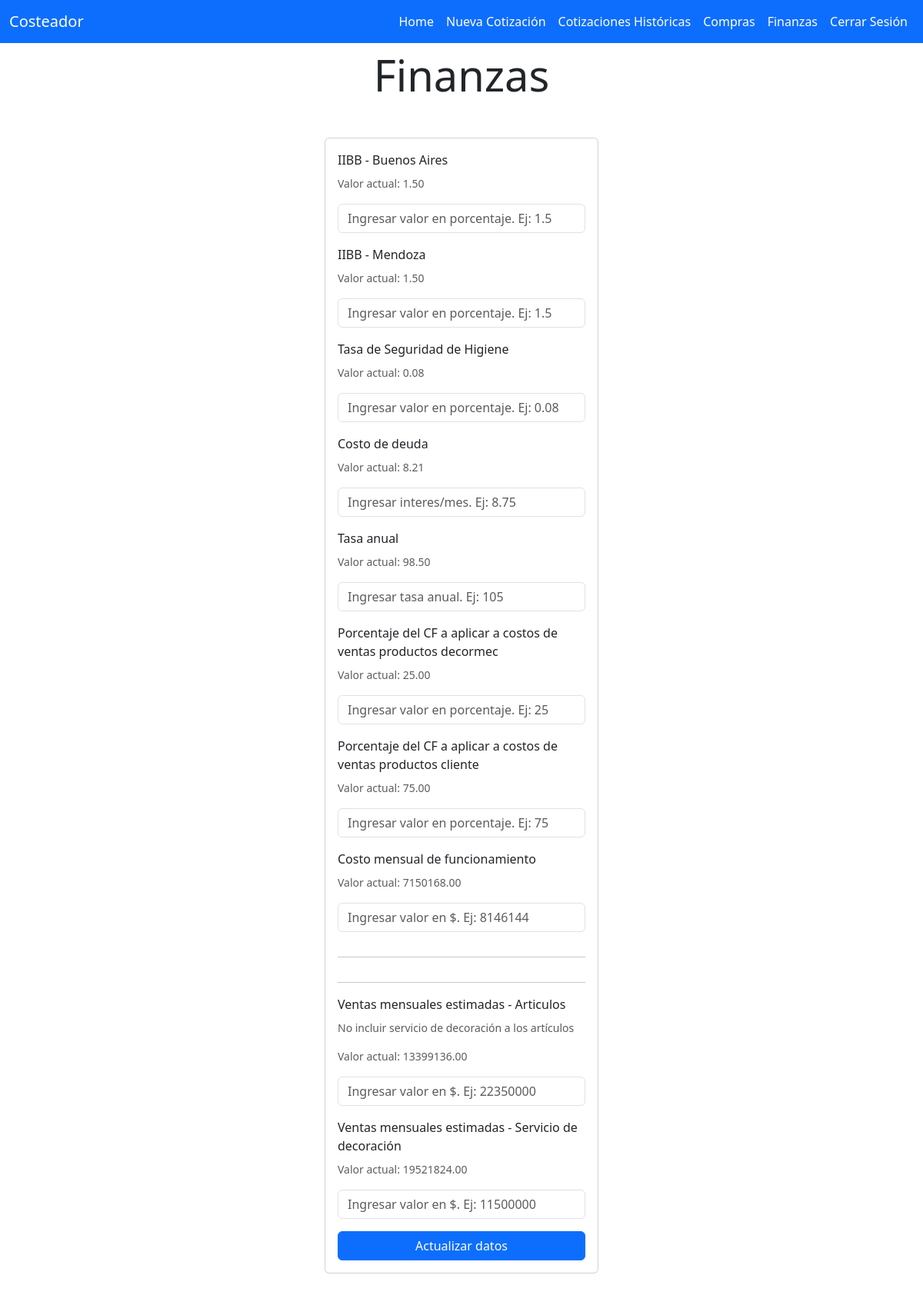
Screenshot of /finanzas/ (signed in) with the database file from the repository.
### modulos/models.py (models this page shows)
class FinanzasParametros(models.Model):
    iibb_bsas = models.DecimalField(max_digits=4, decimal_places=2, blank=True)
    iibb_mza = models.DecimalField(max_digits=4, decimal_places=2, blank=True)
    hig_seg = models.DecimalField(max_digits=4, decimal_places=2, blank=True)
    costo_deuda = models.DecimalField(max_digits=4, decimal_places=2, blank=True)
    tasa_anual = models.DecimalField(max_digits=6, decimal_places=2, blank=True)
    costo_funcionamiento = models.DecimalField(max_digits=20, decimal_places=2, blank=True)
    perc_propio = models.DecimalField(max_digits=4, decimal_places=2, blank=True)
    perc_cliente = models.DecimalField(max_digits=4, decimal_places=2, blank=True)
    ventas_estimadas_propio = models.DecimalField(max_digits=20, decimal_places=2, blank=True)
    ventas_estimadas_cliente = models.DecimalField(max_digits=20, decimal_places=2, blank=True)
    compras_estimadas_propio = models.DecimalField(max_digits=20, decimal_places=2, blank=True)
    createdon = models.DateTimeField(auto_now_add=True)
    created_by = models.ForeignKey(User, on_delete=models.DO_NOTHING)

### modulos/views.py (the view, shortened to what this page needs)
# urls.py: path("finanzas/", views.finanzas, name="finanzas"),
@login_required
@user_passes_test(lambda u: u.groups.filter(name__in=['admin', 'finanzas', 'ventas']).exists())
def finanzas(request):
    if request.method == "GET":
        finanzas = FinanzasParametros.objects.first()
        return render(request, "finanzas.html", {
                    "finanzas": finanzas
                })

### modulos/templates/finanzas.html (shortened to what this page needs)
{% extends "base.html" %}
{% block content %}
<main class="container py-2">
    <div class="row">
        <div class="col-md-4 offset-md-4">
            <h1 class="display-4 text-center">Finanzas</h1>
            <form method="POST" class="card card-body my-5" enctype="multipart/form-data">
                <div class="mb-3">
                    <label class="form-label">IIBB - Buenos Aires</label>
                    <p class = 'small text-muted'>Valor actual: {{ finanzas.iibb_bsas }}</p>
                    <input autofocus type="text" name="iibb_bsas" class="form-control" id="iibb_bsas" placeholder = "Ingresar valor en porcentaje. Ej: 1.5">
                </div>
                <div class="mb-3">
                    <label class="form-label">IIBB - Mendoza</label>
                    <p class = 'small text-muted'>Valor actual: {{ finanzas.iibb_mza }}</p>
                    <input autofocus type="text" name="iibb_mza" class="form-control" id="iibb_mza" placeholder = "Ingresar valor en porcentaje. Ej: 1.5">
                </div>
                <div class="mb-3">
                    <label class="form-label">Tasa de Seguridad de Higiene</label>
                    <p class = 'small text-muted'>Valor actual: {{ finanzas.hig_seg }}</p>
                    <input autofocus type="text" name="hig_seg" class="form-control" id="hig_seg" placeholder = "Ingresar valor en porcentaje. Ej: 0.08">
                </div>
                <div class="mb-3">
                    <label class="form-label">Costo de deuda</label>
                    <p class = 'small text-muted'>Valor actual: {{ finanzas.costo_deuda }}</p>
                    <input type="text" name="costo_deuda" class="form-control" id="costo_deuda" placeholder = "Ingresar interes/mes. Ej: 8.75">
                </div>
                <div class="mb-3">
                    <label class="form-label">Tasa anual</label>
                    <p class = 'small text-muted'>Valor actual: {{ finanzas.tasa_anual }}</p>
                    <input type="text" name="tasa_anual" class="form-control" id="tasa_anual" placeholder = "Ingresar tasa anual. Ej: 105">
                </div>
                <div class="mb-3">
                    <label class="form-label">Porcentaje del CF a aplicar a costos de ventas productos decormec</label>
                    <p class = 'small text-muted'>Valor actual: {{ finanzas.perc_propio }}</p>
                    <input type="text" name="perc_propio" class="form-control" id="perc_propio" placeholder = "Ingresar valor en porcentaje. Ej: 25">
                </div>
                <div class="mb-3">
                    <label class="form-label">Porcentaje del CF a aplicar a costos de ventas productos cliente</label>
                    <p class = 'small text-muted'>Valor actual: {{ finanzas.perc_cliente }}</p>
                    <input type="text" name="perc_cliente" class="form-control" id="perc_cliente" placeholder = "Ingresar valor en porcentaje. Ej: 75">
                </div>
                <div class="mb-3">
                    <label class="form-label">Costo mensual de funcionamiento</label>
                    <p class = 'small text-muted'>Valor actual: {{ finanzas.costo_funcionamiento }}</p>
                    <input type="text" name="costo_funcionamiento" class="form-control" id="costo_funcionamiento" placeholder = "Ingresar valor en $. Ej: 8146144">
                </div>
                <hr>
                <hr>
                <div class="mb-3">
                    <label class="form-label">Ventas mensuales estimadas - Articulos</label>
                    <p class = 'small text-muted'>No incluir servicio de decoración a los artículos</p>
                    <p class = 'small text-muted'>Valor actual: {{ finanzas.ventas_estimadas_propio }}</p>
                    <input type="text" name="ventas_estimadas_propio" class="form-control" id="ventas_estimadas_propio" placeholder = "Ingresar valor en $. Ej: 22350000">
                </div>
                <div class="mb-3">
                    <label class="form-label">Ventas mensuales estimadas - Servicio de decoración</label>
                    <p class = 'small text-muted'>Valor actual: {{ finanzas.ventas_estimadas_cliente }}</p>
                    <input type="text" name="ventas_estimadas_cliente" class="form-control" id="ventas_estimadas_cliente" placeholder = "Ingresar valor en $. Ej: 11500000">
                </div>
                <button type="submit" class="btn btn-primary">Actualizar datos</button>
            </form>
        </div>
    </div>
</main>
{% endblock %}

### templates/base.html (shortened to what this page needs)
{% load static %}
<!doctype html>
<html lang="en">
  <head>
    <link href="https://cdn.jsdelivr.net/npm/bootstrap@5.3.0-alpha3/dist/css/bootstrap.min.css" rel="stylesheet">
  </head>
  <body>
    <nav class="navbar navbar-expand-lg bg-primary navbar-primary">
      <div class="container-fluid">
      {% if user.is_authenticated %}
        <a class="navbar-brand" style="color:white">Costeador</a>
        <div class="collapse navbar-collapse" id="navbarNav">
          <ul class="navbar-nav ms-auto">
            <li class="nav-item">
              <a class="nav-link active" aria-current="page" href="{% url 'home' %}" style="color:white">Home</a>
            </li>
            {% if user.groups.all.0.name == 'finanzas' or user.groups.all.0.name == 'ventas' or user.groups.all.0.name == 'admin'%}
            {% if user.groups.all.0.name != 'finanzas' %}
            <li class="nav-item">
              <a class="nav-link" href="{% url 'cotizacion_menu' %}" style="color:white">Nueva Cotización</a>
            </li>
            {% endif %}
            <li class="nav-item">
              <a class="nav-link" href="{% url 'cotizaciones' %}" style="color:white">Cotizaciones Históricas</a>
            </li>
            {% endif %}
            {% if user.groups.all.0.name == 'compras' or user.groups.all.0.name == 'admin' or user.groups.all.0.name == 'finanzas' or user.groups.all.0.name == 'ventas' %}
            <li class="nav-item">
              <a class="nav-link" href="{% url 'compras' %}" style="color:white">Compras</a>
            </li>
            {% endif %}
            {% if user.groups.all.0.name == 'finanzas' or user.groups.all.0.name == 'admin' or user.groups.all.0.name == 'ventas' %}
            <li class="nav-item">
              <a class="nav-link" href="{% url 'finanzas' %}" style="color:white">Finanzas</a>
            </li>
            {% endif %}
            <li class="nav-item">
              <a class="nav-link" href="{% url 'signout' %}" style="color:white">Cerrar Sesión</a>
            </li>
          </ul>
        </div>
      {% endif %}
      </div>
    </nav>
    {% block content %}
    {% endblock %}
</body>
</html>

### rows the page displays
FinanzasParametros: iibb_bsas "1.50", iibb_mza "1.50", hig_seg "0.08", costo_deuda "8.21", tasa_anual "98.50", perc_propio "25.00", perc_cliente "75.00", costo_funcionamiento "7150168.00", ventas_estimadas_propio "13399136.00", ventas_estimadas_cliente "19521824.00"
